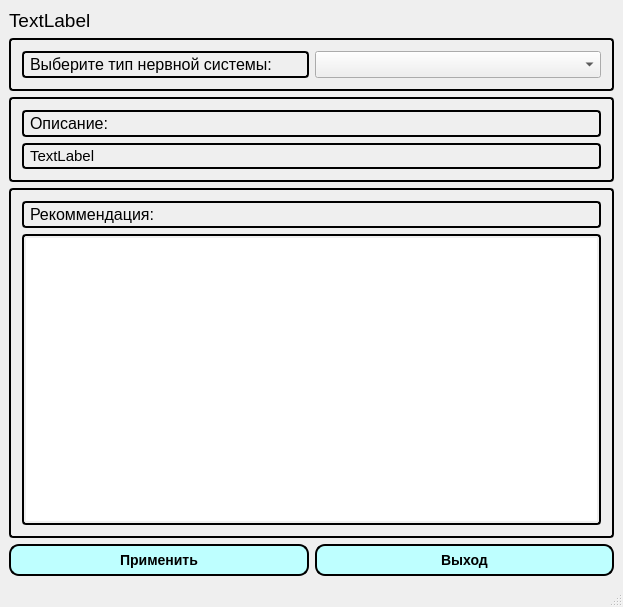
<?xml version="1.0" encoding="UTF-8"?>
<ui version="4.0">
 <class>Expert</class>
 <widget class="QMainWindow" name="Expert">
  <property name="geometry">
   <rect>
    <x>0</x>
    <y>0</y>
    <width>623</width>
    <height>607</height>
   </rect>
  </property>
  <property name="windowTitle">
   <string>MainWindow</string>
  </property>
  <widget class="QWidget" name="centralwidget">
   <layout class="QGridLayout" name="gridLayout_4">
    <item row="0" column="0">
     <widget class="QLabel" name="label">
      <property name="font">
       <font>
        <pointsize>14</pointsize>
       </font>
      </property>
      <property name="text">
       <string>TextLabel</string>
      </property>
     </widget>
    </item>
    <item row="1" column="0">
     <widget class="QFrame" name="frame">
      <property name="styleSheet">
       <string notr="true"> QFrame, QLabel, QToolTip {
     border: 2px solid black;
     border-radius: 4px;
     padding: 2px;
     background-image: url(images/welcome.png);
 }</string>
      </property>
      <property name="frameShape">
       <enum>QFrame::StyledPanel</enum>
      </property>
      <property name="frameShadow">
       <enum>QFrame::Raised</enum>
      </property>
      <layout class="QGridLayout" name="gridLayout">
       <item row="0" column="0">
        <layout class="QHBoxLayout" name="horizontalLayout">
         <item>
          <widget class="QLabel" name="label_2">
           <property name="font">
            <font>
             <pointsize>12</pointsize>
            </font>
           </property>
           <property name="text">
            <string>Выберите тип нервной системы:</string>
           </property>
          </widget>
         </item>
         <item>
          <widget class="QComboBox" name="comboBox">
           <property name="font">
            <font>
             <pointsize>12</pointsize>
            </font>
           </property>
          </widget>
         </item>
        </layout>
       </item>
      </layout>
     </widget>
    </item>
    <item row="2" column="0">
     <widget class="QFrame" name="frame_2">
      <property name="styleSheet">
       <string notr="true"> QFrame, QLabel, QToolTip {
     border: 2px solid black;
     border-radius: 4px;
     padding: 2px;
     background-image: url(images/welcome.png);
 }</string>
      </property>
      <property name="frameShape">
       <enum>QFrame::StyledPanel</enum>
      </property>
      <property name="frameShadow">
       <enum>QFrame::Raised</enum>
      </property>
      <layout class="QGridLayout" name="gridLayout_2">
       <item row="1" column="0">
        <widget class="QLabel" name="label_3">
         <property name="font">
          <font>
           <pointsize>11</pointsize>
          </font>
         </property>
         <property name="text">
          <string>TextLabel</string>
         </property>
         <property name="wordWrap">
          <bool>true</bool>
         </property>
        </widget>
       </item>
       <item row="0" column="0">
        <widget class="QLabel" name="label_4">
         <property name="font">
          <font>
           <pointsize>12</pointsize>
          </font>
         </property>
         <property name="text">
          <string>Описание:</string>
         </property>
        </widget>
       </item>
      </layout>
     </widget>
    </item>
    <item row="3" column="0">
     <widget class="QFrame" name="frame_3">
      <property name="styleSheet">
       <string notr="true"> QFrame, QLabel, QToolTip {
     border: 2px solid black;
     border-radius: 4px;
     padding: 2px;
     background-image: url(images/welcome.png);
 }</string>
      </property>
      <property name="frameShape">
       <enum>QFrame::StyledPanel</enum>
      </property>
      <property name="frameShadow">
       <enum>QFrame::Raised</enum>
      </property>
      <layout class="QGridLayout" name="gridLayout_3">
       <item row="1" column="0">
        <widget class="QTextEdit" name="textEdit">
         <property name="font">
          <font>
           <pointsize>11</pointsize>
          </font>
         </property>
        </widget>
       </item>
       <item row="0" column="0">
        <widget class="QLabel" name="label_5">
         <property name="font">
          <font>
           <pointsize>12</pointsize>
          </font>
         </property>
         <property name="text">
          <string>Рекоммендация:</string>
         </property>
        </widget>
       </item>
      </layout>
     </widget>
    </item>
    <item row="4" column="0">
     <layout class="QHBoxLayout" name="horizontalLayout_2">
      <item>
       <widget class="QPushButton" name="pushButton">
        <property name="styleSheet">
         <string notr="true">QPushButton{
     background-color: rgb(190, 255, 255);
     border-style: outset;
     border-width: 2px;
     border-radius: 10px;
     border-color: black;
     font: bold 14px;
     min-width: 10em;
     padding: 6px;
 }
 QPushButton:pressed {
     background-color: rgb(0, 255, 238);
     border-style: inset;
 }</string>
        </property>
        <property name="text">
         <string>Применить</string>
        </property>
       </widget>
      </item>
      <item>
       <widget class="QPushButton" name="pushButton_2">
        <property name="styleSheet">
         <string notr="true">QPushButton{
     background-color: rgb(190, 255, 255);
     border-style: outset;
     border-width: 2px;
     border-radius: 10px;
     border-color: black;
     font: bold 14px;
     min-width: 10em;
     padding: 6px;
 }
 QPushButton:pressed {
     background-color: rgb(0, 255, 238);
     border-style: inset;
 }</string>
        </property>
        <property name="text">
         <string>Выход</string>
        </property>
       </widget>
      </item>
     </layout>
    </item>
   </layout>
  </widget>
  <widget class="QStatusBar" name="statusbar"/>
 </widget>
 <resources/>
 <connections/>
</ui>
